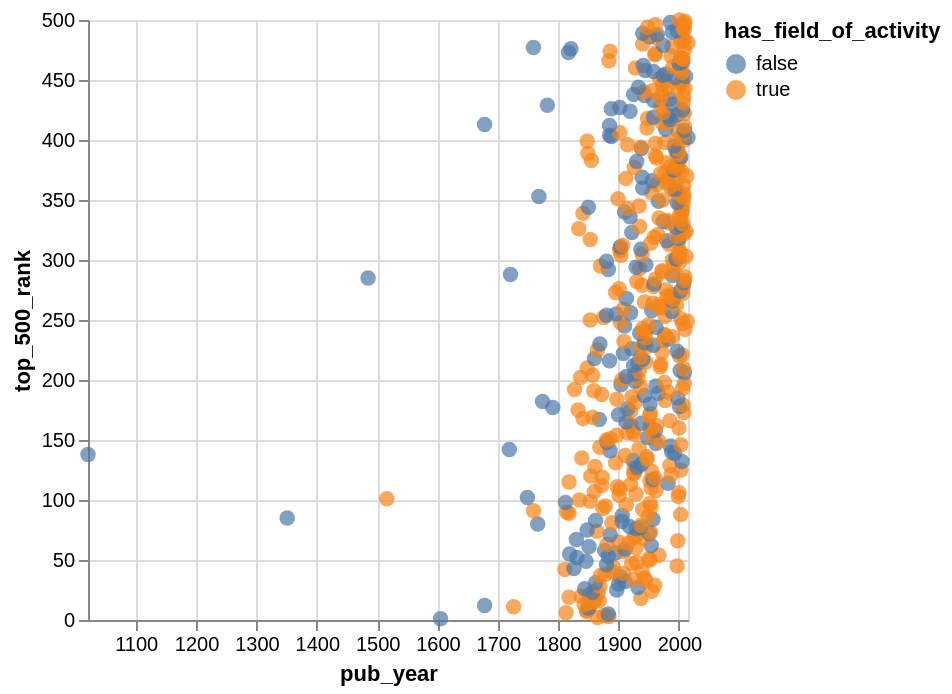

Notebook cell for this chart:
### Markdown cell above
Now we could update our chart to color the points by whether or not the novel has a recorded field of activity. This will allow us to see if there are any patterns in the data that might explain why some authors have a recorded field of activity and others do not.

### Code cell
alt.Chart(novels_df).mark_circle(size=60).encode(
	x='pub_year:T',
	y='top_500_rank:Q',
	color='has_field_of_activity:N',
	tooltip=['title', 'author', 'pub_year', 'top_500_rank']
)

### Figure 1 — Vega-Lite specification as saved in the notebook (floating-point values rounded to 4 significant figures; data arrays with more than 128 entries replaced by an {"elided": "..."} marker saying what was removed)
{"config": {"view": {"continuousWidth": 300, "continuousHeight": 300}}, "data": {"name": "data-b125e2ebb69e65ad3c23d7c013135244"}, "mark": {"type": "circle", "size": 60}, "encoding": {"color": {"field": "has_field_of_activity", "type": "nominal"}, "tooltip": [{"field": "title", "type": "nominal"}, {"field": "author", "type": "nominal"}, {"field": "pub_year", "type": "temporal"}, {"field": "top_500_rank", "type": "quantitative"}], "x": {"field": "pub_year", "type": "temporal"}, "y": {"field": "top_500_rank", "type": "quantitative"}}, "$schema": "https://vega.github.io/schema/vega-lite/v6.1.0.json", "datasets": {"data-b125e2ebb69e65ad3c23d7c013135244": {"elided": "500 records"}}}
